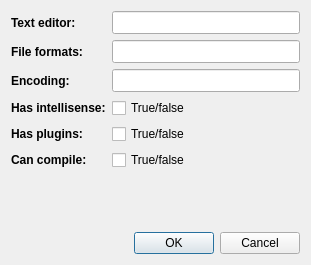
<?xml version="1.0" encoding="UTF-8"?>
<ui version="4.0">
 <class>CodeEditorDialog</class>
 <widget class="QDialog" name="CodeEditorDialog">
  <property name="geometry">
   <rect>
    <x>0</x>
    <y>0</y>
    <width>311</width>
    <height>265</height>
   </rect>
  </property>
  <property name="font">
   <font>
    <pointsize>9</pointsize>
   </font>
  </property>
  <property name="windowTitle">
   <string>Add new entry</string>
  </property>
  <layout class="QFormLayout" name="formLayout">
   <item row="0" column="0">
    <widget class="QLabel" name="textEditorLabel">
     <property name="font">
      <font>
       <pointsize>9</pointsize>
       <bold>true</bold>
      </font>
     </property>
     <property name="lineWidth">
      <number>0</number>
     </property>
     <property name="text">
      <string>Text editor:</string>
     </property>
    </widget>
   </item>
   <item row="0" column="1">
    <widget class="QLineEdit" name="textEditorInput">
     <property name="font">
      <font>
       <pointsize>10</pointsize>
      </font>
     </property>
    </widget>
   </item>
   <item row="1" column="0">
    <widget class="QLabel" name="fileformatsLabel">
     <property name="font">
      <font>
       <pointsize>9</pointsize>
       <bold>true</bold>
      </font>
     </property>
     <property name="lineWidth">
      <number>0</number>
     </property>
     <property name="text">
      <string>File formats:</string>
     </property>
    </widget>
   </item>
   <item row="1" column="1">
    <widget class="QLineEdit" name="fileformatsInput">
     <property name="font">
      <font>
       <pointsize>10</pointsize>
      </font>
     </property>
    </widget>
   </item>
   <item row="2" column="0">
    <widget class="QLabel" name="encodingLabel">
     <property name="font">
      <font>
       <pointsize>9</pointsize>
       <bold>true</bold>
      </font>
     </property>
     <property name="lineWidth">
      <number>0</number>
     </property>
     <property name="text">
      <string>Encoding:</string>
     </property>
    </widget>
   </item>
   <item row="2" column="1">
    <widget class="QLineEdit" name="encodingInput">
     <property name="font">
      <font>
       <pointsize>10</pointsize>
      </font>
     </property>
    </widget>
   </item>
   <item row="3" column="0">
    <widget class="QLabel" name="hasIntellisenseLabel">
     <property name="font">
      <font>
       <pointsize>9</pointsize>
       <bold>true</bold>
      </font>
     </property>
     <property name="lineWidth">
      <number>0</number>
     </property>
     <property name="text">
      <string>Has intellisense:</string>
     </property>
    </widget>
   </item>
   <item row="3" column="1">
    <widget class="QCheckBox" name="hasIntellisenseButton">
     <property name="font">
      <font>
       <pointsize>9</pointsize>
      </font>
     </property>
     <property name="text">
      <string>True/false</string>
     </property>
    </widget>
   </item>
   <item row="4" column="0">
    <widget class="QLabel" name="hasPluginsLabel">
     <property name="font">
      <font>
       <pointsize>9</pointsize>
       <bold>true</bold>
      </font>
     </property>
     <property name="lineWidth">
      <number>0</number>
     </property>
     <property name="text">
      <string>Has plugins:</string>
     </property>
    </widget>
   </item>
   <item row="4" column="1">
    <widget class="QCheckBox" name="hasPluginsButton">
     <property name="font">
      <font>
       <pointsize>9</pointsize>
      </font>
     </property>
     <property name="text">
      <string>True/false</string>
     </property>
    </widget>
   </item>
   <item row="5" column="0">
    <widget class="QLabel" name="canCompileLabel">
     <property name="font">
      <font>
       <pointsize>9</pointsize>
       <bold>true</bold>
      </font>
     </property>
     <property name="lineWidth">
      <number>0</number>
     </property>
     <property name="text">
      <string>Can compile:</string>
     </property>
    </widget>
   </item>
   <item row="5" column="1">
    <widget class="QCheckBox" name="canCompileButton">
     <property name="font">
      <font>
       <pointsize>9</pointsize>
      </font>
     </property>
     <property name="text">
      <string>True/false</string>
     </property>
    </widget>
   </item>
   <item row="6" column="0" colspan="2">
    <spacer name="verticalSpacer">
     <property name="orientation">
      <enum>Qt::Vertical</enum>
     </property>
     <property name="sizeType">
      <enum>QSizePolicy::MinimumExpanding</enum>
     </property>
     <property name="sizeHint" stdset="0">
      <size>
       <width>20</width>
       <height>40</height>
      </size>
     </property>
    </spacer>
   </item>
   <item row="7" column="0" colspan="2">
    <widget class="QDialogButtonBox" name="buttonBox">
     <property name="standardButtons">
      <set>QDialogButtonBox::Cancel|QDialogButtonBox::Ok</set>
     </property>
    </widget>
   </item>
  </layout>
 </widget>
 <resources/>
 <connections/>
</ui>
